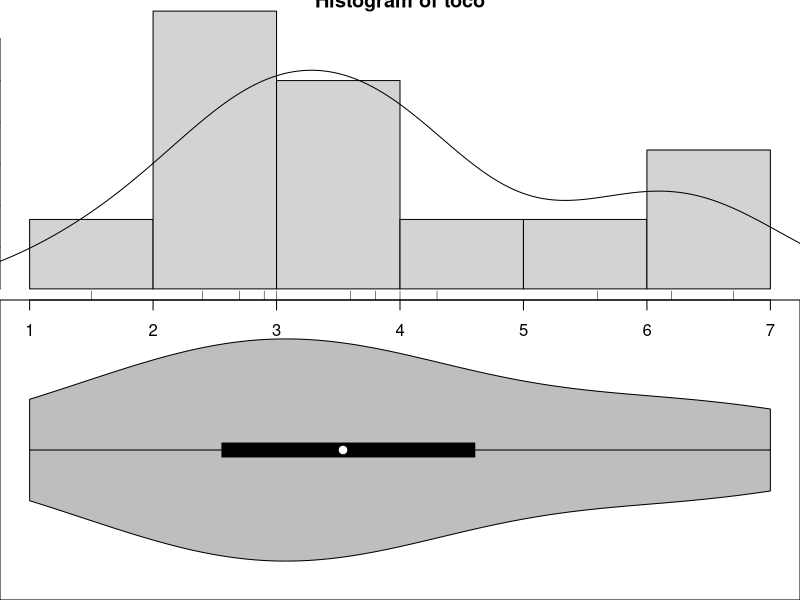

Generate this figure with R: (Note: this script raises an error after producing the figure.)
 #### CASE PROBLEM 1   PAGE 82
 #### Example: Meteorites
# enter data as a vector
toco <- c(5.6, 2.7, 6.2, 2.9, 1.5, 4.0, 4.3, 3.0, 3.6, 2.4, 6.7, 3.8)

op <- par(mar = rep(0, 4))   
plot.new( )
par(mfrow=c(2,1))
#Histogram overlaid with kernel density curve
hist(toco, freq = FALSE, breaks = 6)
points(density(toco), type = "l")
rug(toco)

#violin plot
library(vioplot)
vioplot(toco, horizontal=TRUE, col="gray")

#stem-and-leaf plot
stem(toco, scale = 2)

#t.crit
qt(1 - 0.05/2, df = length(toco) - 1)
t.summary<-t.test(toco, mu = 0.54)
t.summary
summary(toco)
t.dist.pval(t.summary)
#install.packages("bs.one.samp.dist")
bs.one.samp.dist(toco)

####  PAGE 70-71
#### Visual comparison of whether sampling distribution is close to Normal via Bootstrap
# a function to compare the bootstrap sampling distribution with
# a normal distribution with mean and SEM estimated from the data
bs.one.samp.dist <- function(dat,N = 1e4) {
  n <- length(dat) ;
  # resample from data
  sam <- matrix(sample(dat, size = N* n, replace = TRUE), ncol = N);
  # draw a histogram of the means
  sam.mean <- colMeans(sam) ;
  #save par( ) settings
  old.par <-par(no.readonly = TRUE)
  #make smaller margins
  par(mfrow=c(2,1), mar=c(3,2,2,1), oma=c(1,1,1,1))
  # Histogram overlaid with kernel density curve
  hist(dat, freq = FALSE, breaks = 6
       , main = "Plot of data with smoothed density curve")
  points (density(dat), type = "l")
  rug(dat)
 
 hist(sam.mean, freq = FALSE, breaks = 25
       , main = "Bootstrap sampling distribution of the mean"
       , xlab = paste("Data: n=", n
                     , ", mean =", signif (mean(dat), digits = 5)
                     , ", se =", signif (sd(dat)/sqrt(n)), digits = 5))
  # overlay a density curve for the sample means
  points (density (sam.mean) , type = "l")
  # overlay a normal distribution, bord and red
  x<- seq(min(sam.mean), max(sam.mean), length = 1000)
  points(x,dnorm(x, mean = mean(dat), sd = sd (dat)/sqrt(n))
         , type = "l", lwd = 2, col = "red")
  # place a rug of points under the plot
  rug(sam.mean)
  # restore par( ) settings
  par(old.par)
}

  # example data, skewed --- try others datasets to develop your intuition
  x<-rgamma(10, shape = .5, scale = 20)
  #install.packages("bs.one.samp.dist")
    bs.one.samp.dist(x)

####  PAGE 78-81
#### Example: Age at First Transplant
# enter data as vector
age <- c(54, 42, 51, 54, 49, 56, 33, 58, 54, 64, 49)
op <- par(mar = rep(0, 4))   
plot.new( )
par(mfrow=c(2,1))
# Histogram overlaid with kernel density curve
hist(age, freq = FALSE, breaks = 6)
points(density(age), type = "l")
rug(age)

# install.packages("vioplot")
# violin plot
     library(vioplot)
     vioplot(age, horizontal=TRUE, col="gray")


#stem-and-leaf plot
stem(age, scale = 2)
#t.crit
qt(1 - 0.05/2, df = length(age) - 1)
# look at help for t.test
     ?t.test
     # defaults include: alternative = "two.sided", conf.level = 0.95
     t.summary<- t.test(age, mu = 50)
     t.summary
     summary(age)
  bs.one.samp.dist(age)



# Function ot plot t-distribution with shaded p-value
t.dist.pval <- function(t.summary){
  par(mfrow=c(1,1))
  lim.extreme <- max(4, abs(t.summary$statistic) + 0.5)
  lim.lower <- -lim.extreme ;
  lim.upper <- lim.extreme ;
  x.curve<-seq(lim.lower, lim.upper, length=200)
  y.curve <- dt(x.curve, df = t.summary$parameter)
  plot(x.curve, y.curve, type = "n"
       ,ylab = paste("t-dist( df =", signif(t.summary$parameter,3),") ")
       ,xlab = paste("t-stat =", signif (t.summary$statistic, 5)
                     ,", Shaded area is p-value =", signif (t.summary$p.value, 5)))
  if ( (t.summary$alternative == "less")
       | (t.summary$alternative == "two.sided")){
    x.pval.l<- seq(lim.lower, -abs (t.summary$statistic), length=200)
    y.pval.l <- dt(x.pval.l, df = t.summary$parameter)
    polygon(c(lim.lower, x.pval.l, -abs(t.summary$statistic))
            ,c(0, y.pval.l, 0), col="gray")
  }
  if ((t.summary$alternative == "greater")
  | (t.summary$alternative == "two.sided")) {
    x.pval.u <- seq(abs(t.summary$statistic) , lim.upper , length=200)
    y.pval.u <- dt(x.pval.u, df = t.summary$parameter)
    polygon(c(abs (t.summary$statistic), x.pval.u, lim.upper)
            , c(0, y.pval.u, 0), col="gray")
  }
points(x.curve, y.curve, type="l", lwd = 2, col = "blue")
}

#for the age erample
t.dist.pval(t.summary)

names(t.summary)
t.summary$statistic
t.summary$parameter
t.summary$p.value
t.summary$conf.int
t.summary$estimate
t.summary$null.value
t.summary$alternative
t.summary$method
t.summary$data.name
